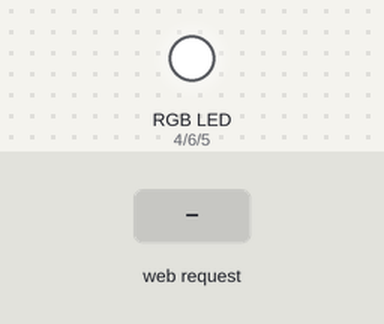
The sketch below on a simulated ESP32-S3. Parts: an RGB LED mixed from three pins (HIGH = lit). The inputs (shaded band) are chosen by the test bench. WiFi joins after 1.5 s; servers stay silent unless stated; what the sketch prints to the serial monitor is not drawn.

Above: at 2.9 s.
3.0 s: HTTP request GET /?r=0 received
At 3.8 s:
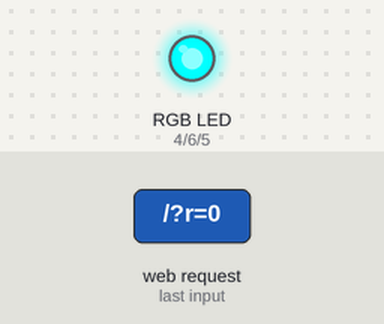
4.5 s: HTTP request GET /?g=0 received
At 5.0 s:
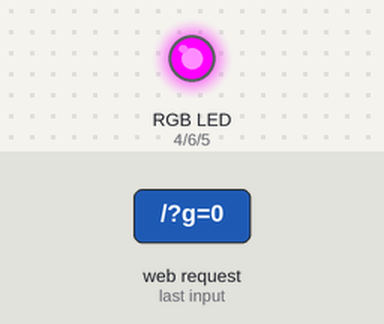
6.0 s: HTTP request GET /?b=0 received
At 7.2 s:
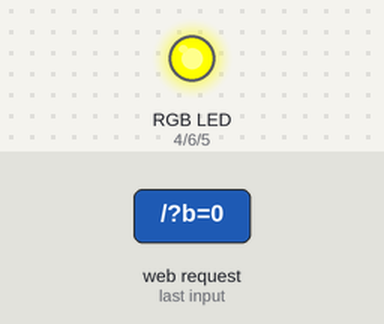
7.5 s: HTTP request GET / received
At 8.5 s:
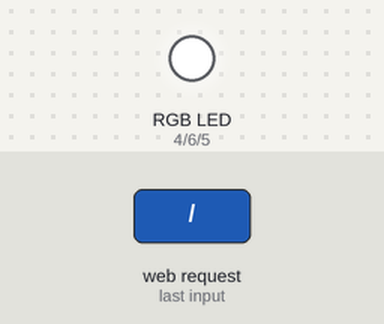
Timing chart, 0 to 10.0 s (numbered marks = the images above; inputs shaded):
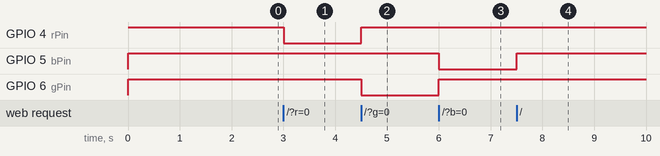

The sketch:

WiFiRGB.ino
```cpp
#include <WiFi.h>
#include <ESPAsyncWebSrv.h>
#include <AsyncTCP.h>


AsyncWebServer ESP32WebServer(80);

String indexHTML = R"rawliteral(<!doctype html>
<html lang="zh-CN">
  <head>
    <meta charset="utf-8">
    <meta http-equiv="X-UA-Compatible" content="IE=edge">
    <meta name="viewport" content="width=device-width, initial-scale=1">
    <title>ESP32S3控制RGB</title>
  </head>
  <body>
    <div>
    	<input type="checkbox" id="ckbROn" onClick="lightUpRGB()"> <label for="ckbROn">红灯</label> <br>
    	<input type="checkbox" id="ckbGOn" onClick="lightUpRGB()"> <label for="ckbGOn">绿灯</label> <br>
    	<input type="checkbox" id="ckbBOn" onClick="lightUpRGB()"> <label for="ckbBOn">蓝灯</label> <br>
    </div>
  </body>
</html>
<script>
	function lightUpRGB()
	{
		var isROn = document.getElementById("ckbROn").checked ? 0 : 1;
		var isGOn = document.getElementById("ckbGOn").checked ? 0 : 1;
		var isBOn = document.getElementById("ckbBOn").checked ? 0 : 1;

		var ajax = new XMLHttpRequest();
		var url = "?r="+isROn+"&g="+isGOn+"&b="+isBOn+"";			//格式为：?r=0&g=1&b=0
		console.log(url);
		ajax.open("GET",url,true);
		ajax.send();
	}
</script>
)rawliteral";

#define rPin 4
#define bPin 5
#define gPin 6

uint8_t leftSeconds = 60;
const char* sid = "rfid";
const char* pwd = "dadadada";

void setup() {
  // put your setup code here, to run once:
  pinMode(rPin, OUTPUT);  digitalWrite(rPin, 1);
  pinMode(bPin, OUTPUT);  digitalWrite(bPin, 1);
  pinMode(gPin, OUTPUT);  digitalWrite(gPin, 1);
  Serial.begin(115200);
  WiFi.disconnect(true);
  WiFi.begin(sid, pwd);

  while(WiFi.status() != WL_CONNECTED && --leftSeconds > 0) {
    delay(1000);
    Serial.println("Connecting ..." + String(leftSeconds));
  }

  if(leftSeconds == 0) {
    Serial.println("Time out!");
  } else {
    Serial.println("Succeed connected!");

    Serial.print("http://");
    Serial.print(WiFi.localIP());
    Serial.println("/");

    ESP32WebServer.on("/", HTTP_GET, [](AsyncWebServerRequest *request) {
      if(request->getParam("r")) {
        digitalWrite(rPin, request->getParam("r")->value().toInt());
      } else {
        digitalWrite(rPin, 1);
      }

      if(request->getParam("g")) {
        digitalWrite(gPin, request->getParam("g")->value().toInt());
      } else {
        digitalWrite(gPin, 1);
      }

      if(request->getParam("b")) {
        digitalWrite(bPin, request->getParam("b")->value().toInt());
      } else {
        digitalWrite(bPin, 1);
      }

      request->send(200,"text/html",indexHTML);
    });

    ESP32WebServer.begin();
        delay(50000);
  }
}

void loop() {
  // put your main code here, to run repeatedly:
}
```

Measured:
- after the input at 3.0 s, GPIO 4 (rPin): HIGH → LOW at once
- after the input at 4.5 s, GPIO 4 (rPin): LOW → HIGH at once; GPIO 6 (gPin): HIGH → LOW at once
- after the input at 6.0 s, GPIO 5 (bPin): HIGH → LOW at once; GPIO 6 (gPin): LOW → HIGH at once
- after the input at 7.5 s, GPIO 5 (bPin): LOW → HIGH at once
